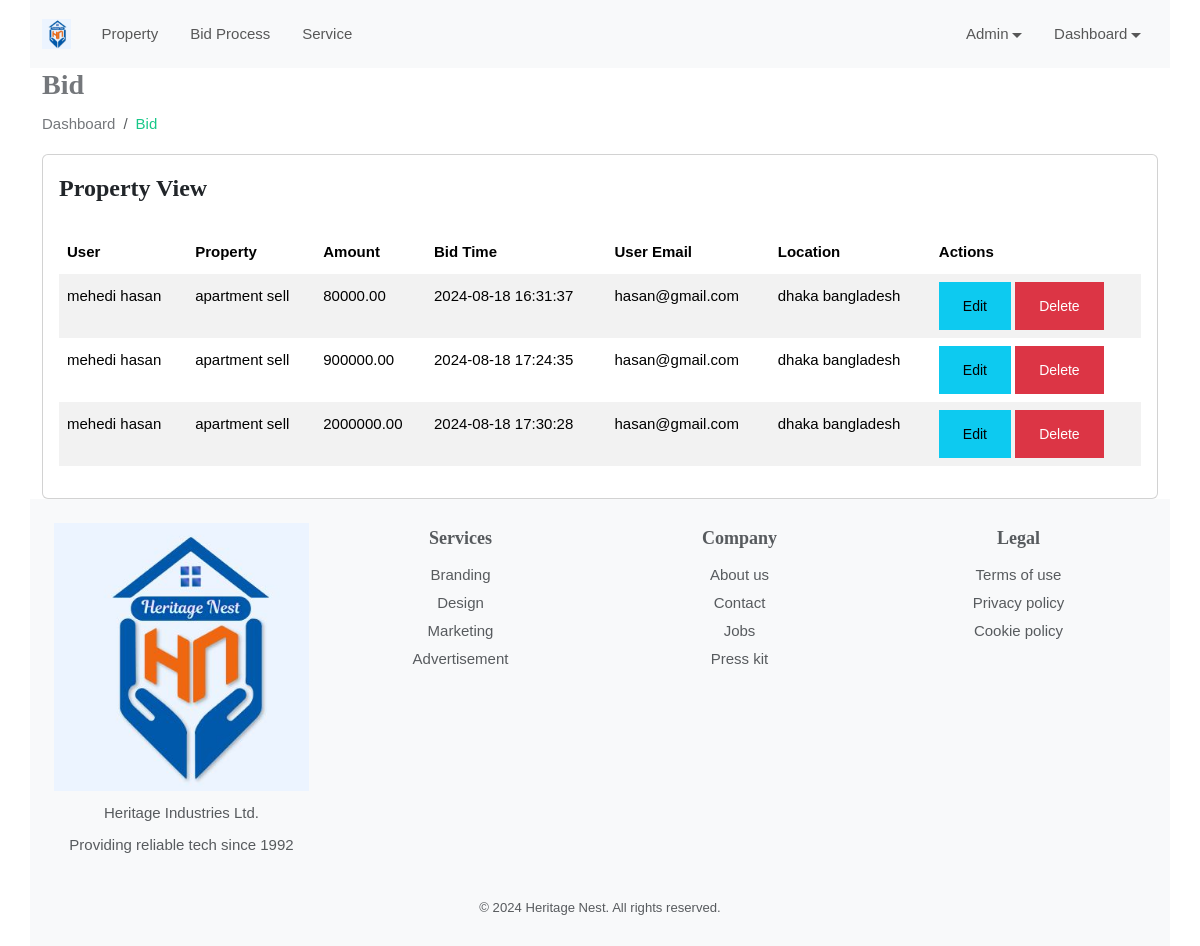
The page /manage_bid.php (signed in) on the database its author committed.
### tables this page shows
CREATE TABLE `bids` (
  `id` bigint(20) unsigned NOT NULL AUTO_INCREMENT,
  `user_id` bigint(20) unsigned NOT NULL,
  `property_id` bigint(20) unsigned NOT NULL,
  `amount` decimal(15,2) DEFAULT NULL,
  `bid_time` datetime DEFAULT NULL,
  `created_at` datetime DEFAULT NULL,
  PRIMARY KEY (`id`),
  KEY `user_id` (`user_id`),
  KEY `property_id` (`property_id`),
  CONSTRAINT `bids_ibfk_1` FOREIGN KEY (`user_id`) REFERENCES `users` (`id`) ON DELETE CASCADE ON UPDATE CASCADE,
  CONSTRAINT `bids_ibfk_2` FOREIGN KEY (`property_id`) REFERENCES `properties` (`id`) ON DELETE CASCADE ON UPDATE CASCADE
);

CREATE TABLE `users` (
  `id` bigint(20) unsigned NOT NULL AUTO_INCREMENT,
  `user_name` varchar(100) DEFAULT NULL,
  `email` varchar(100) DEFAULT NULL,
  `password` varchar(100) DEFAULT NULL,
  `phone` int(15) DEFAULT NULL,
  `address` varchar(255) DEFAULT NULL,
  `role_id` int(11) unsigned NOT NULL,
  `created_at` datetime DEFAULT NULL,
  PRIMARY KEY (`id`),
  KEY `role_id` (`role_id`),
  CONSTRAINT `users_ibfk_1` FOREIGN KEY (`role_id`) REFERENCES `role` (`id`) ON DELETE CASCADE ON UPDATE CASCADE
);

CREATE TABLE `properties` (
  `id` bigint(20) unsigned NOT NULL AUTO_INCREMENT,
  `title` varchar(255) DEFAULT NULL,
  `description` varchar(255) DEFAULT NULL,
  `image` varchar(255) DEFAULT NULL,
  `price` decimal(15,2) DEFAULT NULL,
  `location` varchar(255) DEFAULT NULL,
  `user_id` bigint(20) unsigned NOT NULL,
  `highest_bidder` bigint(20) unsigned DEFAULT NULL,
  `highest_bid` decimal(15,2) DEFAULT NULL,
  `p_type` varchar(50) DEFAULT NULL,
  `status` tinyint(4) DEFAULT NULL,
  `created_at` datetime DEFAULT current_timestamp(),
  PRIMARY KEY (`id`),
  KEY `user_id` (`user_id`),
  CONSTRAINT `properties_ibfk_1` FOREIGN KEY (`user_id`) REFERENCES `users` (`id`) ON DELETE CASCADE
);

### manage_bid.php (the view, shortened to what this page needs)
<?php include('partials/header.php');
include 'functions/db.php';
$base_url = '/property_bid_project/';?>
<div class="page-wrapper">
<div class="content container">
                            <div class="page-header">
                                <div class="row">
                                    <div class="col">
                                        <h3 class="page-title">Bid</h3>
                                        <ul class="breadcrumb">
                                            <li class="breadcrumb-item"><a href="home.php">Dashboard</a></li>
                                            <li class="breadcrumb-item active">Bid</li>
                                        </ul>
                                    </div>
                                </div>
                            </div>
                            <div class="row">
                            <div class="col-sm-12">
                                <div class="card">
                                    <div class="card-body">
                                        <h4 class="header-title mt-0 mb-4">Property View</h4>
                                        <table id="datatable-buttons" class="table table-striped dt-responsive nowrap">
                                            <thead>
                                                <tr>
                                                    <th>User</th>
                                                    <th>Property</th>
                                                    <th>Amount</th>
                                                    <th>Bid Time</th>
													<th>User Email</th>
													<th>Location</th>
                                                    <th>Actions</th>
                                                </tr>
                                            </thead>
                                            <tbody>
												<?php
                                                $sql = "
                                                SELECT bids.*, users.user_name,users.email, properties.title, properties.location
                                                FROM `bids`
                                                LEFT JOIN users ON users.id = bids.user_id
                                                LEFT JOIN `properties` ON properties.id=bids.property_id
                                               ";
                                                $query = $conn->prepare($sql);
                                                $query->execute();
													while($row = $query->fetch(PDO::FETCH_ASSOC))
													{
												?>
                                                <tr>
                                                    <td><?php echo $row['user_name']; ?></td>
                                                    <td><?php echo $row['title']; ?></td>
                                                    <td><?php echo $row['amount']; ?></td>
                                                    <td><?php echo $row['bid_time']; ?></td>
                                                    <td><?php echo $row['email']; ?></td>
                                                    <td><?php echo $row['location']; ?></td>
													<td><a href="bidedit.php?id=<?php echo $row['id'];?>"><button class="btn btn-info">Edit</button></a>
                                                    <a href="biddelete.php?id=<?php echo $row['id'];?>"><button class="btn btn-danger">Delete</button></a></td>
                                                </tr>
                                               <?php
												}
												?>
                                            </tbody>
                                        </table>
                                    </div>
                                </div>
                            </div>
                                            </div>
</div>
</div>
<?php include('partials/footer.php')?>

### assets/css/color.css (style rules this page uses)
:root { --theme-ordinary-color: #74777b; }
:root { --theme-primary-color: #17c788; }
:root { --theme-secondary-color: #0d1432; }
:root { --theme-white-color: #fff; }
:root { --theme-light-color: #f8f8f8; }
:root { --theme-gray-color: #f5f5f5; }
:root { --theme-footer-color: #091b4b; }
:root { --theme-dark-color: #091b4b; }
:root { --text-light-color: #a3a7af; }
:root { --theme-primary-opacity-color: rgba(11, 191, 141, .8); }
:root { --theme-secondary-opacity-color: rgba(13,20,50,0.7); }
:root { --theme-white-opacity-color: rgba(255, 255, 255, 0.3); }
:root { --theme-dark-opacity-color: rgba(0, 0, 0, 0.5); }
:root { --theme-ordinary-font: 'Muli', sans-serif; }
:root { --theme-highlight-font: 'Comfortaa', cursive; }

### assets/css/style.css (style rules this page uses)
.container, .container-fluid { transition: all 0.6s ease 0s; -moz-transition: all 0.6s ease 0s; -webkit-transition: all 0.6s ease 0s; -o-transition: all 0.6s ease 0s; }
.text-ordinary, a.text-ordinary, .text-ordinary a, body, .dropdown-item, .footer-widget li a, .text-ordinary .jslider .jslider-label, .breadcrumb-item > a, .list-text-white a.dropdown-item { color: var(--theme-ordinary-color); }
.icon-primary, .icon-primary i, .icon-primary svg, .hover-primary-nav .navbar-nav .nav-link.active, .hover-primary-nav .navbar-nav .nav-link:hover, .top-header .dropdown-toggle::after, .footer-widget li a:hover, .check-submit li input[type="checkbox"]:checked + label::before, .property-btn li a.active, .property-btn li a:hover, .hover-primary-nav .navbar-nav .nav-link:hover, .breadcrumb-item > a:hover, .copyright .line-menu a:hover, .dashboard-top-left .dropdown-toggle::before, .dashboard-panel .message-list .message-action a:hover, .breadcrumb-item.active, .navigation_link_widget li a:hover, .flat-primary [class^="flaticon-"]::before, .list-text-white a.dropdown-item:hover { color: var(--theme-primary-color); }
.table-striped tbody tr:nth-of-type(2n + 1) { background-color: var(--theme-gray-color); }
.transation-3s, .transation-3s:hover, .hover-zoomer img, .hover-bg-white, a, a:hover, .btn, .btn:hover, .radio-check label, .message-list li .message-action, .timeline-item .circle, .timeline-item .date-time, .clip-item .fa-times { -moz-transition: all 300ms ease-in-out 0s; -webkit-transition: all 300ms ease-in-out 0s; -o-transition: all 300ms ease-in-out 0s; -ms-transition: all 300ms ease-in-out 0s; transition: all 300ms ease-in-out 0s; }
body { font-family: var(--theme-ordinary-font); font-size: 15px; line-height: 28px; }
h1, .h1, h2, .h2, h3, .h3, h4, .h4, h5, .h5, h6, .h6 { font-family: var(--theme-highlight-font); font-weight: 700; }
h4, .h4 { line-height: 35px; }
ul, ol { padding: 0; margin: 0; list-style: none; }
a, a:hover, .btn-link, .btn-link:hover { text-decoration: none; cousor: pointer; }
button, button:focus { border: none; outline: none; }
.btn { padding: 0px 23px; font-size: 14px; border-radius: 0; line-height: 46px; font-weight: 500; }
::placeholder { font: var(--theme-ordinary-font); font-size: 15px; font-weight: 400; color: #fff; }
table td, table th { border: none; padding: 10px 15px; }

### rows shown on the page
bids: user.user_name "mehedi hasan", property.title "apartment sell", amount "80000.00", bid_time "2024-08-18 16:31:37", user.email "hasan@gmail.com", property.location "dhaka bangladesh"
bids: user.user_name "mehedi hasan", property.title "apartment sell", amount "900000.00", bid_time "2024-08-18 17:24:35", user.email "hasan@gmail.com", property.location "dhaka bangladesh"
bids: user.user_name "mehedi hasan", property.title "apartment sell", amount "2000000.00", bid_time "2024-08-18 17:30:28", user.email "hasan@gmail.com", property.location "dhaka bangladesh"
